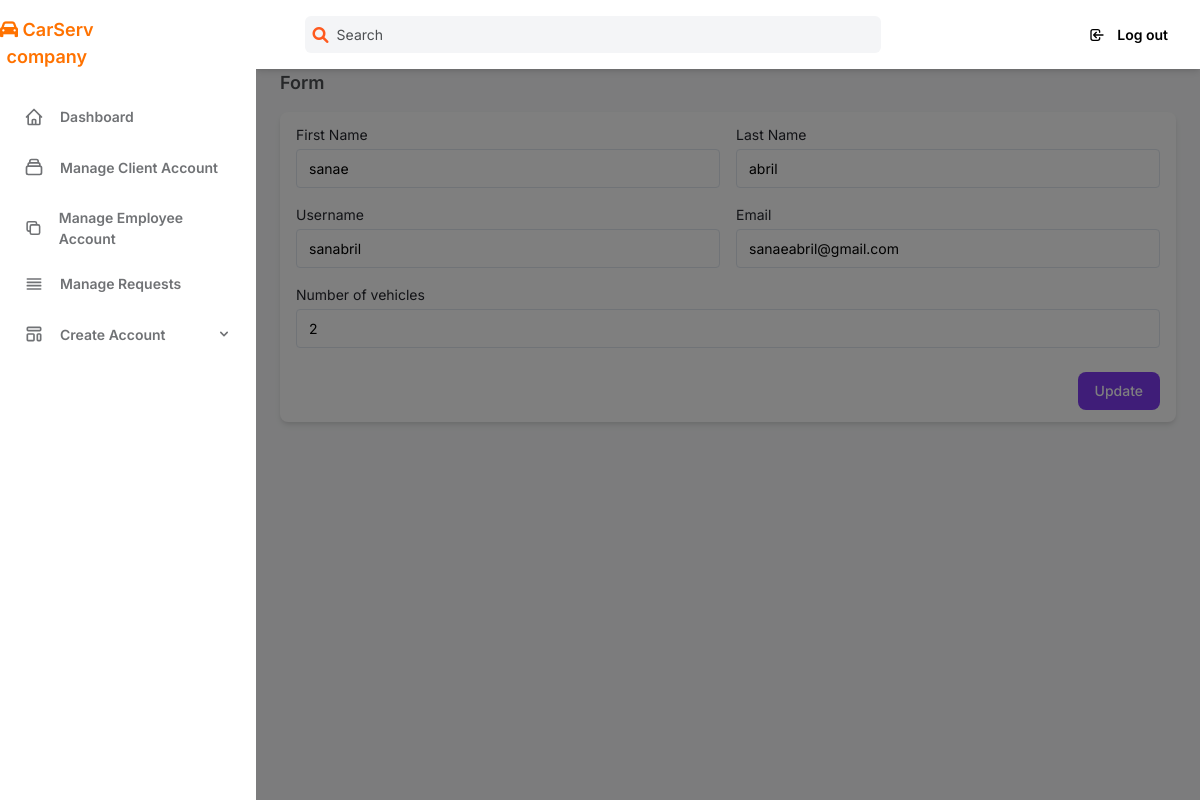
The page /edit/78 on the database its author committed.
### pfm/models.py (models this page shows, shortened)
class Client(models.Model):
    user = models.OneToOneField(User, on_delete=models.CASCADE)
    nombre_de_voiture = models.CharField(max_length=255)
    date_naissance = models.DateField(null=True, blank=True)
    adress = models.CharField(max_length=100, null=True, blank=True)
    telphone = models.CharField(max_length=10, null=True, blank=True)
    gender = models.CharField(max_length=10, null=True, blank=True)
    is_user_authenticated = models.CharField(max_length=10, null=True, blank=True)
    last_activity = models.DateTimeField(blank=True, null=True)
    creation_date = models.DateTimeField(auto_now_add=True, null=True, blank=True)

### pfm/views.py (the view)
# urls.py: path('edit/<int:id>', views.edit),
def edit(request, id):
    client = get_object_or_404(Client,user__id=id)
    return render(request,'pfm/test/modifieclient.html', {'clients':client})

### templates/pfm/test/modifieclient.html (shortened to what this page needs)
{% extends 'pfm/test/main.html' %}
{% block content %}
<h4
class="mb-4 text-lg font-semibold text-gray-600 dark:text-gray-300"
>
Form
</h4>
<form method="POST" action="{% url 'user_update' clients.user.id %}">
<div class="px-4 py-3 mb-8 bg-white rounded-lg shadow-md dark:bg-gray-800">
<div class="flex">
  <div class="flex-1 mr-2 my-2">
    <label class="block text-sm">
      <span class="text-gray-700 dark:text-gray-400">First Name</span>
      <input
        class="block w-full mt-1 text-sm dark:border-gray-600 dark:bg-gray-700 focus:border-purple-400 focus:outline-none focus:shadow-outline-purple dark:text-gray-300 dark:focus:shadow-outline-gray form-input"
        placeholder="First Name" name="first_name" value="{{clients.user.first_name}}"
      />
    </label>
  </div>
  <div class="flex-1 ml-2 my-2">
    <label class="block text-sm">
      <span class="text-gray-700 dark:text-gray-400">Last Name</span>
      <input
        class="block w-full mt-1 text-sm dark:border-gray-600 dark:bg-gray-700 focus:border-purple-400 focus:outline-none focus:shadow-outline-purple dark:text-gray-300 dark:focus:shadow-outline-gray form-input"
        placeholder="Last Name"  name="last_name" value="{{clients.user.last_name}}"
      />
    </label>
  </div>
</div>
<div class="flex mt-4">
  <div class="flex-1 mr-2 my-4">
    <label class="block text-sm">
      <span class="text-gray-700 dark:text-gray-400">Username</span>
      <input
        class="block w-full mt-1 text-sm dark:border-gray-600 dark:bg-gray-700 focus:border-purple-400 focus:outline-none focus:shadow-outline-purple dark:text-gray-300 dark:focus:shadow-outline-gray form-input"
        placeholder="Username" name="username" value="{{clients.user.username}}"
      />
    </label>
  </div>
  <div class="flex-1 ml-2 my-4">
    <label class="block text-sm">
      <span class="text-gray-700 dark:text-gray-400">Email</span>
      <input
        class="block w-full mt-1 text-sm dark:border-gray-600 dark:bg-gray-700 focus:border-purple-400 focus:outline-none focus:shadow-outline-purple dark:text-gray-300 dark:focus:shadow-outline-gray form-input"
        placeholder="Example@gmail.com" name="email" value="{{clients.user.email}}"
      />
    </label>
  </div>
</div>
<label class="block mt-4 text-sm">
  <span class="text-gray-700 dark:text-gray-400">
    Number of vehicles
  </span>
  <input
  class="block w-full mt-1 text-sm dark:text-gray-300 dark:border-gray-600 dark:bg-gray-700 focus:border-gray-400 focus:outline-none focus:shadow-outline-gray dark:focus:shadow-outline-gray form-input"
  placeholder="Number of vehicles" name="nombre_voiture" value="{{clients.nombre_de_voiture}}"
/>
</label>
<div class="flex justify-end">
  <button
    class="px-4 py-2 text-sm font-medium leading-5 text-white transition-colors duration-150 bg-purple-600 border border-transparent rounded-lg active:bg-purple-600 hover:bg-gray-700 focus:outline-none focus:shadow-outline-gray flex mt-6"
  >
    Update
  </button>
</div>
</form>
</div>
</div>
</div>
</body>
</html>
{% endblock %}

### rows shown on the page
Client: first_name "sanae", last_name "abril", username "sanabril", email "sanaeabril@gmail.com", nombre_voiture "2"
